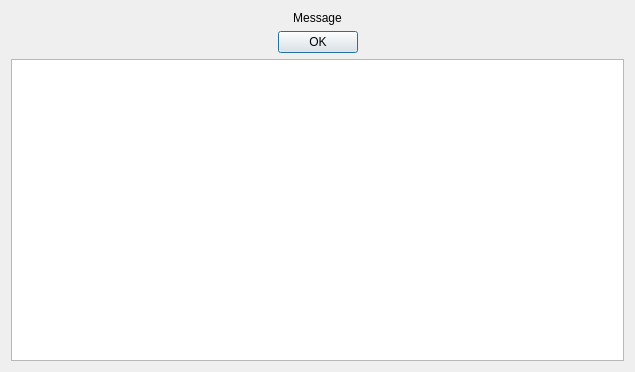
<?xml version="1.0" encoding="UTF-8"?>
<ui version="4.0">
 <class>message_box</class>
 <widget class="QDialog" name="message_box">
  <property name="geometry">
   <rect>
    <x>0</x>
    <y>0</y>
    <width>635</width>
    <height>372</height>
   </rect>
  </property>
  <property name="windowTitle">
   <string/>
  </property>
  <layout class="QGridLayout" name="gridLayout_2">
   <item row="0" column="0">
    <widget class="QLabel" name="message">
     <property name="text">
      <string>Message</string>
     </property>
     <property name="alignment">
      <set>Qt::AlignCenter</set>
     </property>
    </widget>
   </item>
   <item row="1" column="0">
    <widget class="QDialogButtonBox" name="button_box">
     <property name="standardButtons">
      <set>QDialogButtonBox::Ok</set>
     </property>
     <property name="centerButtons">
      <bool>true</bool>
     </property>
    </widget>
   </item>
   <item row="2" column="0">
    <widget class="QTextEdit" name="details">
     <property name="readOnly">
      <bool>true</bool>
     </property>
    </widget>
   </item>
  </layout>
 </widget>
 <resources/>
 <connections>
  <connection>
   <sender>button_box</sender>
   <signal>accepted()</signal>
   <receiver>message_box</receiver>
   <slot>accept()</slot>
   <hints>
    <hint type="sourcelabel">
     <x>217</x>
     <y>205</y>
    </hint>
    <hint type="destinationlabel">
     <x>217</x>
     <y>113</y>
    </hint>
   </hints>
  </connection>
  <connection>
   <sender>button_box</sender>
   <signal>rejected()</signal>
   <receiver>message_box</receiver>
   <slot>reject()</slot>
   <hints>
    <hint type="sourcelabel">
     <x>217</x>
     <y>205</y>
    </hint>
    <hint type="destinationlabel">
     <x>217</x>
     <y>113</y>
    </hint>
   </hints>
  </connection>
 </connections>
</ui>
